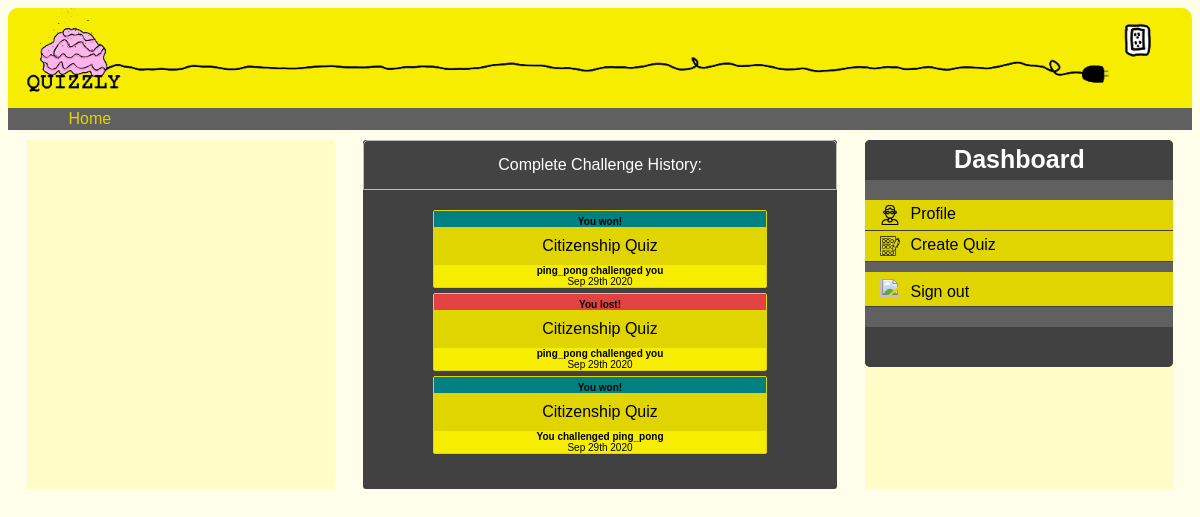
/see_all/challenges (signed in), run on the app's committed database.
### tables this page shows
CREATE TABLE challenge_history(challenge_id INTEGER PRIMARY KEY, challenger INTEGER, opponent INTEGER, quiz INTEGER, challenger_completed BOOL, opponent_completed BOOL, date1 DATETIME,                challenger_score INTEGER, opponent_score INTEGER,FOREIGN KEY(challenger) REFERENCES users(user_id), FOREIGN KEY(opponent) REFERENCES users(user_id), FOREIGN KEY(quiz) REFERENCES quizzes(quiz_id));

CREATE TABLE quizzes (quiz_id INTEGER PRIMARY KEY, title STRING, description STRING, author STRING, category STRING, votes INTEGER, date_created DATETIME);

CREATE TABLE users (user_id INTEGER PRIMARY KEY, username STRING, email STRING, password STRING, image STRING);

### app.py (the view)
@app.route("/see_all/challenges")
@check_if_logged_in
def see_challenges():
    user_id = session.get("USER_ID")
    query = "SELECT challenge_history.challenge_id, challenge_history.date1, quizzes.quiz_id, quizzes.title, users.username, \
            challenge_history.opponent,challenge_history.challenger_score, challenge_history.opponent_score from challenge_history INNER JOIN \
            quizzes ON quizzes.quiz_id = challenge_history.quiz INNER JOIN users ON users.user_id = \
            (case when (challenge_history.challenger = ?) then (challenge_history.opponent) else \
            (challenge_history.challenger) END) WHERE (opponent=? OR challenger=?) AND opponent_completed=?"
    results = get_db_content(query, (user_id, user_id,user_id, True), True)
    challenges = [dict(zip(('challenge_id','time','quiz_id', 'title', 'username', 'opponent', 'challenger_score', 'opponent_score'), result)) for result in results]
    print(challenges)
    times = [datetime.strptime(challenge['time'], '%Y-%m-%d %H:%M:%S') for challenge in challenges]
    print(times)
    return render_template("see_challenges.html", challenges = challenges, times=times, user_id=user_id)

### app.py (called while the page is built)
def check_if_logged_in(fn):
    @wraps(fn)
    def wrapper(*args, **kwargs):
        print("accessing wrapper: " )
        if not session.get("USER_ID"):
            flash("Please log in or register")
            return render_template("signup.html")
        global user
        user = User(session.get("USER_ID"))
        return fn(*args, **kwargs)
    return wrapper

def get_db_content(query, tup, fetchall=False):
    conn = sqlite3.connect(DATABASE)
    cursor = conn.cursor()
    if fetchall:
        if tup == None:
            result = cursor.execute(query).fetchall()
        else:
            result = cursor.execute(query, tup).fetchall()
    else:
        if tup == None:
            result = cursor.execute(query).fetchone()
        else:
            result = cursor.execute(query, tup).fetchone()
    conn.close()
    return result

### templates/see_challenges.html (shortened to what this page needs)
{% extends "base.html" %}
        {%block head%}
        <link rel = "stylesheet" href = {{url_for('static', filename="css/style_profile.css")}}/>
        <link rel = "stylesheet" href = {{url_for('static', filename="css/see_all.css")}}/>
        {%endblock%}
        {% block sort %}
        <li><div class = "home_button" onclick="go_to('/')">Home</div></li>
        {% endblock %}
        {% block middle %}
        <ul class = "quizcontainer">
            <li>
                <div class = "current-challenge-headline">Complete Challenge History:</div>
                    {% for challenge in challenges %}
                    <div class = "current-challenge">
                        {% if user_id != challenge.opponent %}
                        {% if challenge.opponent_score > challenge.challenger_score %}
                            <div class = "challenge-loser">You lost!</div>
                        {% else %}
                            <div class = "challenge-winner">You won! {{challenge.challenge }}</div>
                        {% endif %}
                        <div class = "challenge-title">{{challenge.title}}</div>
                        <div class = "challenge-challenger"> {{challenge.username}} challenged you</div>
                        {% else %}
                        {% if challenge.opponent_score < challenge.challenger_score %}
                            <div class = "challenge-loser">You lost!</div>
                        {% else %}
                            <div class = "challenge-winner">You won! {{challenge.challenge }}</div>
                        {% endif %}
                        <div class = "challenge-title">{{challenge.title}}</div>
                        <div class = "challenge-challenger">You challenged {{challenge.username}}</div>
                        {% endif %}
                        <div class = "challenge-date">{{ moment(times[loop.index0]).format("MMM Do YYYY") }}</div>
                    </div>
                    {% endfor %}
            </li>
        </ul>
        {% endblock %}

### static/css/style_profile.css (style rules this page uses)
body { font-family: Arial, Helvetica, sans-serif; background-color:#fffeeb; }
.home_button { margin-left: 5%; width: 50px; cursor: pointer; text-align: center; color: #e0d500; }
.sort li { width: 100%; margin-right: 4%; }
ul { list-style-type:none; margin:0; padding:0; display: flex; flex-direction: column; }
.current-challenge-headline { padding-top: 15px; padding-bottom: 15px; margin-bottom: 20px; color: white; border: 1px solid #bdbdbd; background-color: #434343; border-top-right-radius: 5px; border-top-left-radius: 5px; text-align: center; }
.current-challenge { background-color: #f6ed00; border: 1px solid #e0d500; text-align: center; border-radius: 2px; margin: auto; margin-bottom: 5px; width: 70%; cursor: pointer; }
.challenge-challenger { font-size: 10px; font-weight: bold; }
.challenge-title { background-color: #e0d500; padding:10px; }
.challenge-date, .challenge-winner, .challenge-loser { font-size: 10px; text-align: center; }
.challenge-winner { background-color: #008080; font-weight: bold; padding-top: 5px; }
.challenge-loser { background-color: #e24242; font-weight: bold; padding-top: 5px; }

### data on the page
challenge_history: title "Citizenship Quiz", username "ping_pong", index0 "Sep 29th 2020"
challenge_history: opponent_score "You lost!", title "Citizenship Quiz", username "ping_pong", index0 "Sep 29th 2020"
challenge_history: title "Citizenship Quiz", username "ping_pong", index0 "Sep 29th 2020"
